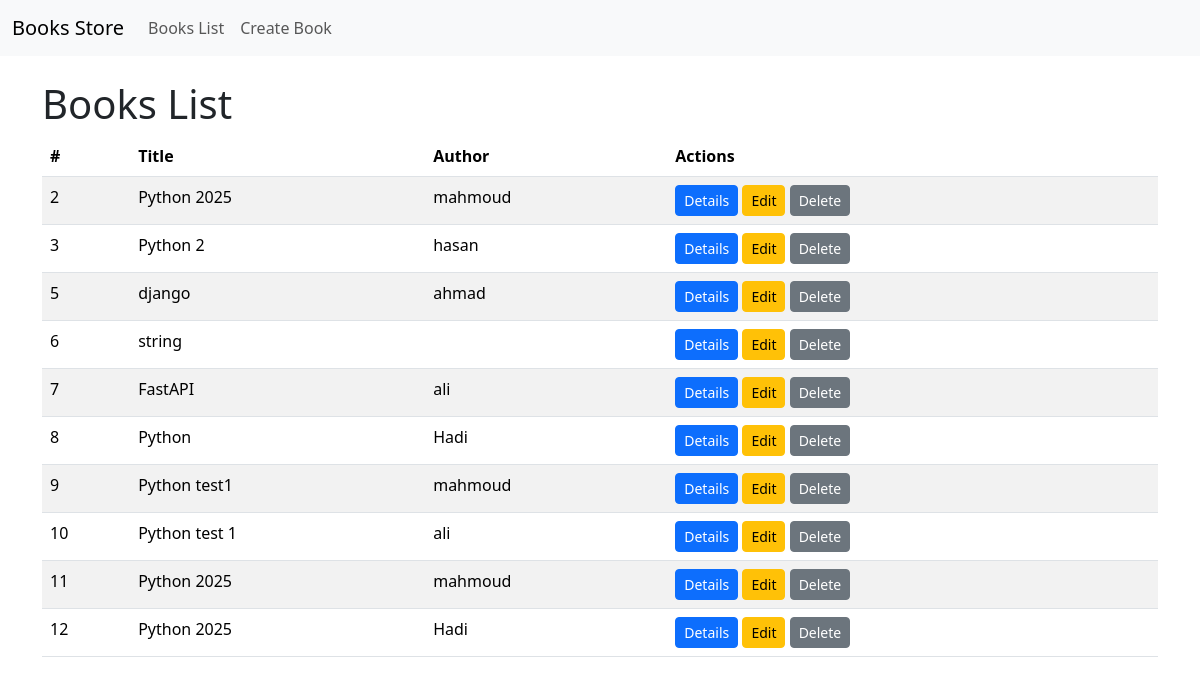
/books/, run on an earlier commit of the app's database.
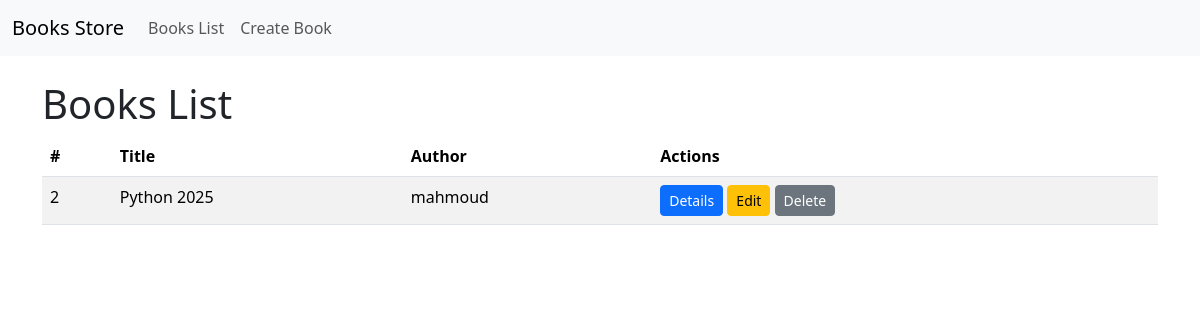
And on a later commit of the database.
### models/book.py (models this page shows)
class Book(Base):
    __tablename__ = "books"
    id = Column(Integer, primary_key=True)
    title = Column(String, nullable=False)
    description = Column(String)
    author_id = Column(Integer, ForeignKey("authors.id")) # weil die aAuthor tabele so heißt:     __tablename__ = "authors"
    author = relationship("Author", back_populates="books")
    reviews = relationship("Review", back_populates="book")

### models/author.py (models this page shows)
class Author(Base):
    __tablename__ = "authors"
    id = Column(Integer, primary_key=True)
    name = Column(String, nullable=False)
    books = relationship("Book", back_populates="author")

### views/books.py (the view)
@router.get("/",include_in_schema=False)
def list_books(request: Request, db: Session = Depends(get_db)):
    books = db.query(Book)
    return templates.TemplateResponse("books_list.html", {"request": request, "books": books})

### templates/books_list.html
{% extends "base.html" %}
{% block content %}
<h1>Books List</h1>
<table class="table table-striped">
    <thead>
        <tr>
            <th>#</th>
            <th>Title</th>
            <th>Author</th>
            <th>Actions</th>
        </tr>
    </thead>
    <tbody>
        {% for book in books %}
        <tr>
            <td>{{book.id}}</td>
            <td>{{book.title}}</td>
            <td>{{book.author.name}}</td>
            <td>
                <a href="/books/{{book.id}}" class="btn btn-primary btn-sm">Details</a>
                <a href="/books/{{book.id}}/update" class="btn btn-warning btn-sm">Edit</a>
                <form action="/books/{{book.id}}/delete" method="post" style="display:inline;">
                    <button type="submit" value="delete" class="btn btn-secondary btn-sm">Delete</button>
                </form>
            </td>
        </tr>
        {% endfor %}
    </tbody>
</table>
{% endblock %}

### templates/base.html (shortened to what this page needs)
<!DOCTYPE html>
<html lang="en">
<head>
    <link href="https://cdn.jsdelivr.net/npm/bootstrap@5.3.5/dist/css/bootstrap.min.css" rel="stylesheet">
</head>
<body>
    <nav class="navbar navbar-expand-lg navbar-light bg-light">
        <div class="container-fluid">
            <a class="navbar-brand" href="#">Books Store</a>
            <div class="collapse navbar-collapse" id="navbarNav">
                <ul class="navbar-nav">
                    <li class="nav-item">
                        <a class="nav-link" href="/books">Books List</a>
                    </li>
                    <li class="nav-item">
                        <a class="nav-link" href="/books/create">Create Book</a>
                    </li>
                </ul>
            </div>
        </div>
    </nav>
    <div class="container mt-4">
        {% block content %}{% endblock %}
    </div>
</body>
</html>

What changed in the data, as far as the page shows it:
removed Book: id "3", title "Python 2", author.name "hasan"
removed Book: id "5", title "django", author.name "ahmad"
removed Book: id "6", title "string"
removed Book: id "7", title "FastAPI", author.name "ali"
removed Book: id "8", title "Python", author.name "Hadi"
removed Book: id "9", title "Python test1", author.name "mahmoud"
removed Book: id "10", title "Python test 1", author.name "ali"
removed Book: id "11", title "Python 2025", author.name "mahmoud"
removed Book: id "12", title "Python 2025", author.name "Hadi"
